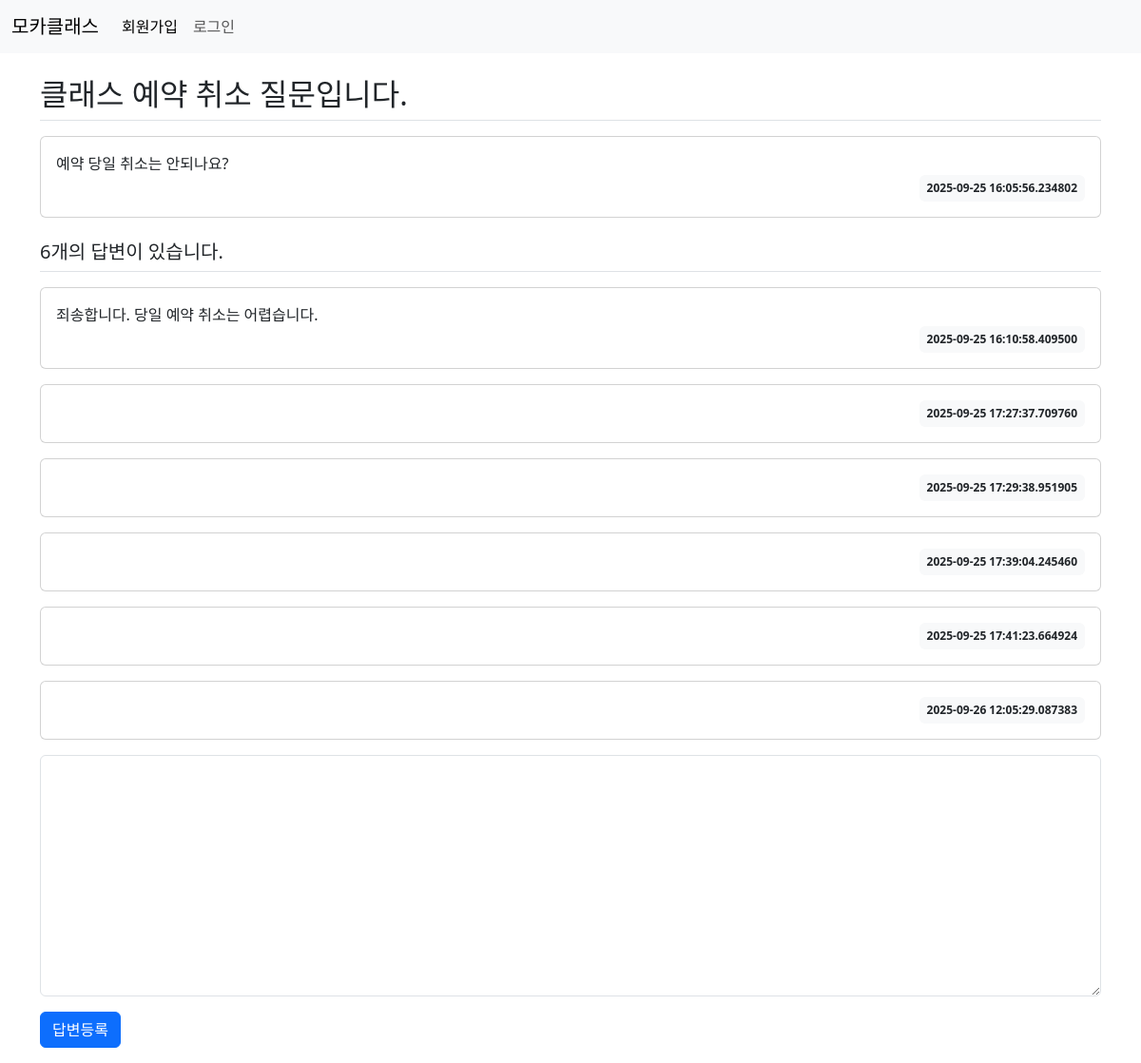
Before: /question/detail/2/ with the older database file.
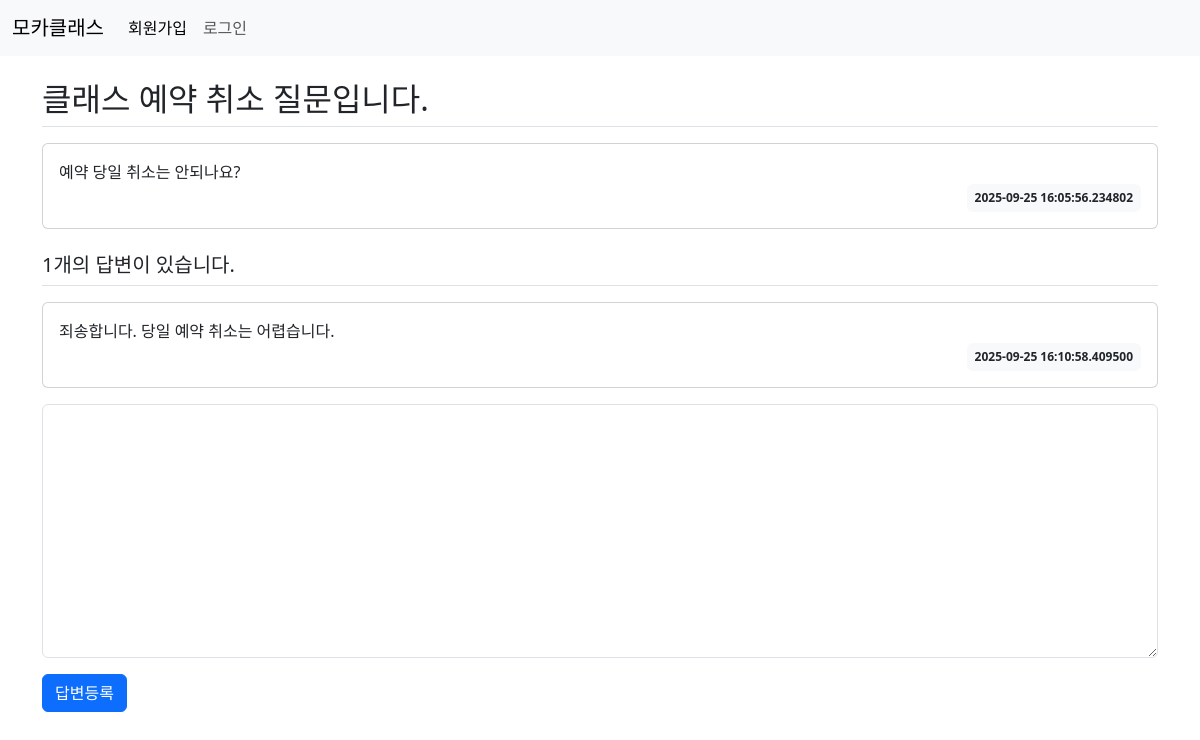
After: the same page with the newer database file.
### oneday/models.py (models this page shows)
class Question(db.Model):
    id = db.Column(db.Integer, primary_key=True)
    subject = db.Column(db.String(200), nullable=False)
    content = db.Column(db.Text(), nullable=False)
    create_date = db.Column(db.DateTime(), nullable=False)
    user_id = db.Column(db.Integer(), db.ForeignKey('user.id', ondelete='CASCADE'),
                        nullable=False)
    user=db.relationship('User', backref=db.backref('question_set'))

class Answer(db.Model):
    id = db.Column(db.Integer, primary_key=True)
    question_id = db.Column(db.Integer, db.ForeignKey('question.id', ondelete='CASCADE'))
    question = db.relationship(Question, backref=db.backref('answer_set'))
    content = db.Column(db.Text(), nullable=False)
    create_date = db.Column(db.DateTime(), nullable=False)

### oneday/views/question_views.py (the view)
@bp.route('/detail/<int:question_id>/')
def detail(question_id):
    question = Question.query.get_or_404(question_id)
    form = AnswerForm()  # 폼 생성
    return render_template(
        'question/question_detail.html',
        question=question,
        form=form
    )

### oneday/forms.py
class AnswerForm(FlaskForm):
    content = TextAreaField('내용', validators=[DataRequired('내용은 필수입력 항목입니다.')])

### oneday/templates/question/question_detail.html (shortened to what this page needs)
<link rel="stylesheet" href="https://cdn.jsdelivr.net/npm/bootstrap@5.3.6/dist/css/bootstrap.min.css">
{% extends 'base.html' %}
{% block content %}
<div class="container my-3">
    <h2 class="border-bottom py-2">{{ question.subject }}</h2>
    <div class="card my-3">
        <div class="card-body">
            <div class="card-text" style="white-space: pre-line;">{{ question.content }}</div>
            <div class="d-flex justify-content-end">
                <div class="badge bg-light text-dark p-2">
                    {{ question.create_date }}
                </div>
            </div>
        </div>
    </div>
    <h5 class="border-bottom my-3 py-2">{{ question.answer_set|length }}개의 답변이 있습니다.</h5>
    {% for answer in question.answer_set %}
    <div class="card my-3">
        <div class="card-body">
            <div class="card-text" style="white-space: pre-line;">{{ answer.content }}</div>
            <div class="d-flex justify-content-end">
                <div class="badge bg-light text-dark p-2">
                    {{ answer.create_date }}
                </div>
            </div>
        </div>
    </div>
    {% endfor %}
    <form action="{{ url_for('answer.create', question_id=question.id) }}" method="post" class="my-3">
        <div class="mb-3">
            <textarea name="content" id="content" class="form-control" rows="10"></textarea>
        </div>
        <input type="submit" value="답변등록" class="btn btn-primary">
    </form>
</div>
{% endblock %}

### oneday/templates/base.html (shortened to what this page needs)
<!DOCTYPE html>
<html lang="ko">
<head>
    <link rel="stylesheet" href="https://cdn.jsdelivr.net/npm/bootstrap@5.3.8/dist/css/bootstrap.min.css">
    <link rel="stylesheet" href="{{ url_for('static', filename='style.css') }}">
</head>
<body>
{% include 'navbar.html' %}
{% block content %}
{% endblock %}
</body>
</html>

### oneday/templates/navbar.html (shortened to what this page needs)
<nav class="navbar navbar-expand-sm bg-body-tertiary">
    <div class="container-fluid">
        <a class="navbar-brand" href="{{ url_for('main.index') }}">모카클래스</a>
        <div class="collapse navbar-collapse" id="navbarNav">
            <ul class="navbar-nav">
                <li class="nav-item">
                    <a class="nav-link active" aria-current="page" href="#">회원가입</a>
                </li>
                <li class="nav-item">
                    <a class="nav-link" href="#">로그인</a>
                </li>
            </ul>
        </div>
    </div>
</nav>

### oneday/static/style.css (style rules this page uses)
textarea { width: 100%; }

Changed rows visible on the page:
removed Answer: create_date "2025-09-25 17:27:37.709760"
removed Answer: create_date "2025-09-25 17:29:38.951905"
removed Answer: create_date "2025-09-25 17:39:04.245460"
removed Answer: create_date "2025-09-25 17:41:23.664924"
removed Answer: create_date "2025-09-26 12:05:29.087383"
Other visible differences:
{{ question.answer_set|length }}: "6" → "1"
